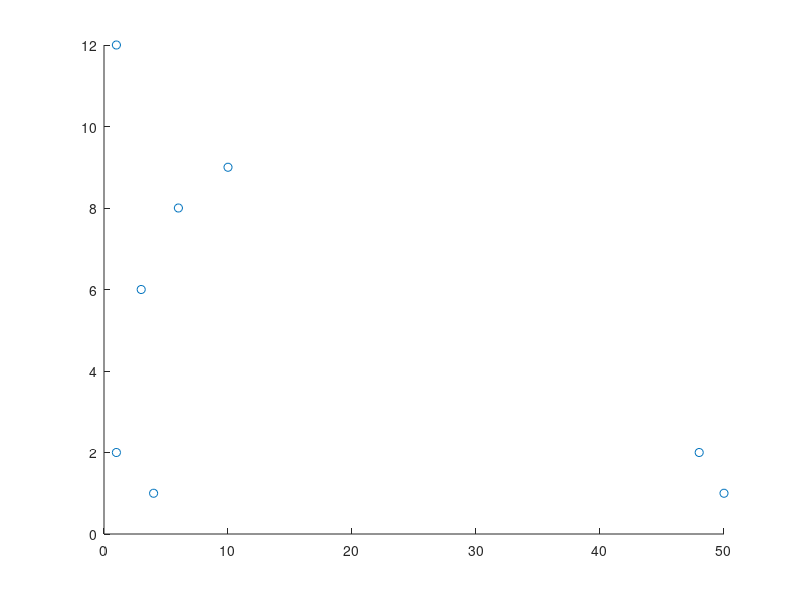

Write the MATLAB code that produced this figure. (Note: this script raises an error after producing the figure.)
pts = [1,2;10,9;4,1;1,12;6,8;3,6;50,1;48,2];

fighand=figure;
scatter(pts(:,1),pts(:,2));
hold all

% scatter(mean(pts(:,1)),mean(pts(:,2)))
% scatter(median(pts(:,1)),median(pts(:,2)))

%scatter(mean(pts(:,1)),mean(pts(:,2)))
%scatter(median(pts(:,1)),median(pts(:,2)))


%for i = 0.7:0.05:0.95
for i = 0.1
    new_centroid=get_lp_centroid(pts,i,fighand);
    scatter(new_centroid(1),new_centroid(2));
end

